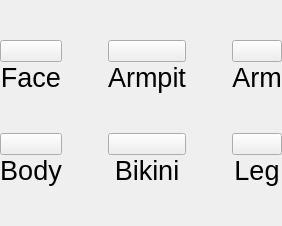
                    <widget class="QWidget" name="malePage">
                     <layout class="QVBoxLayout" name="verticalLayout_7">
                      <property name="leftMargin">
                       <number>0</number>
                      </property>
                      <property name="topMargin">
                       <number>0</number>
                      </property>
                      <property name="rightMargin">
                       <number>0</number>
                      </property>
                      <property name="bottomMargin">
                       <number>0</number>
                      </property>
                      <item>
                       <layout class="QVBoxLayout" name="verticalLayout_33" stretch="1">
                        <property name="topMargin">
                         <number>0</number>
                        </property>
                        <item>
                         <layout class="QGridLayout" name="mBodyPartsLayout" rowstretch="0,0,0,0,0,0,0" columnstretch="0,0,0,0,0">
                          <property name="bottomMargin">
                           <number>0</number>
                          </property>
                          <property name="verticalSpacing">
                           <number>0</number>
                          </property>
                          <item row="2" column="4">
                           <widget class="QLabel" name="lblMArm">
                            <property name="font">
                             <font>
                              <family>Arial</family>
                              <pointsize>20</pointsize>
                             </font>
                            </property>
                            <property name="text">
                             <string>Arm</string>
                            </property>
                            <property name="alignment">
                             <set>Qt::AlignCenter</set>
                            </property>
                           </widget>
                          </item>
                          <item row="1" column="1">
                           <spacer name="horizontalSpacer_24">
                            <property name="orientation">
                             <enum>Qt::Horizontal</enum>
                            </property>
                            <property name="sizeHint" stdset="0">
                             <size>
                              <width>40</width>
                              <height>20</height>
                             </size>
                            </property>
                           </spacer>
                          </item>
                          <item row="4" column="4">
                           <widget class="QPushButton" name="btnMLeg">
                            <property name="text">
                             <string/>
                            </property>
                            <property name="icon">
                             <iconset>
                              <normaloff>images/mLeg.png</normaloff>images/mLeg.png</iconset>
                            </property>
                            <property name="iconSize">
                             <size>
                              <width>180</width>
                              <height>170</height>
                             </size>
                            </property>
                           </widget>
                          </item>
                          <item row="1" column="4">
                           <widget class="QPushButton" name="btnMArm">
                            <property name="text">
                             <string/>
                            </property>
                            <property name="icon">
                             <iconset>
                              <normaloff>images/mArm.png</normaloff>images/mArm.png</iconset>
                            </property>
                            <property name="iconSize">
                             <size>
                              <width>180</width>
                              <height>170</height>
                             </size>
                            </property>
                           </widget>
                          </item>
                          <item row="3" column="2">
                           <spacer name="verticalSpacer_21">
                            <property name="orientation">
                             <enum>Qt::Vertical</enum>
                            </property>
                            <property name="sizeHint" stdset="0">
                             <size>
                              <width>20</width>
                              <height>40</height>
                             </size>
                            </property>
                           </spacer>
                          </item>
                          <item row="1" column="3">
                           <spacer name="horizontalSpacer_25">
                            <property name="orientation">
                             <enum>Qt::Horizontal</enum>
                            </property>
                            <property name="sizeHint" stdset="0">
                             <size>
                              <width>40</width>
                              <height>20</height>
                             </size>
                            </property>
                           </spacer>
                          </item>
                          <item row="2" column="2">
                           <widget class="QLabel" name="lblMArmpit">
                            <property name="font">
                             <font>
                              <family>Arial</family>
                              <pointsize>20</pointsize>
                             </font>
                            </property>
                            <property name="text">
                             <string>Armpit</string>
                            </property>
                            <property name="alignment">
                             <set>Qt::AlignCenter</set>
                            </property>
                           </widget>
                          </item>
                          <item row="1" column="2">
                           <widget class="QPushButton" name="btnMArmpit">
                            <property name="text">
                             <string/>
                            </property>
                            <property name="icon">
                             <iconset>
                              <normaloff>images/mArmpit.png</normaloff>images/mArmpit.png</iconset>
                            </property>
                            <property name="iconSize">
                             <size>
                              <width>180</width>
                              <height>170</height>
                             </size>
                            </property>
                           </widget>
                          </item>
                          <item row="1" column="0">
                           <widget class="QPushButton" name="btnMFace">
                            <property name="text">
                             <string/>
                            </property>
                            <property name="icon">
                             <iconset>
                              <normaloff>images/mFace.png</normaloff>images/mFace.png</iconset>
                            </property>
                            <property name="iconSize">
                             <size>
                              <width>180</width>
                              <height>170</height>
                             </size>
                            </property>
                           </widget>
                          </item>
                          <item row="4" column="2">
                           <widget class="QPushButton" name="btnMBikini">
                            <property name="text">
                             <string/>
                            </property>
                            <property name="icon">
                             <iconset>
                              <normaloff>images/mBikini.png</normaloff>images/mBikini.png</iconset>
                            </property>
                            <property name="iconSize">
                             <size>
                              <width>180</width>
                              <height>170</height>
                             </size>
                            </property>
                           </widget>
                          </item>
                          <item row="5" column="0">
                           <widget class="QLabel" name="lblMBody">
                            <property name="font">
                             <font>
                              <family>Arial</family>
                              <pointsize>20</pointsize>
                             </font>
                            </property>
                            <property name="text">
                             <string>Body</string>
                            </property>
                            <property name="alignment">
                             <set>Qt::AlignCenter</set>
                            </property>
                           </widget>
                          </item>
                          <item row="5" column="4">
                           <widget class="QLabel" name="lblMLeg">
                            <property name="font">
                             <font>
                              <family>Arial</family>
                              <pointsize>20</pointsize>
                             </font>
                            </property>
                            <property name="text">
                             <string>Leg</string>
                            </property>
                            <property name="alignment">
                             <set>Qt::AlignCenter</set>
                            </property>
                           </widget>
                          </item>
                          <item row="4" column="0">
                           <widget class="QPushButton" name="btnMBody">
                            <property name="text">
                             <string/>
                            </property>
                            <property name="icon">
                             <iconset>
                              <normaloff>images/mBody.png</normaloff>images/mBody.png</iconset>
                            </property>
                            <property name="iconSize">
                             <size>
                              <width>180</width>
                              <height>170</height>
                             </size>
                            </property>
                           </widget>
                          </item>
                          <item row="5" column="2">
                           <widget class="QLabel" name="lblMBikini">
                            <property name="font">
                             <font>
                              <family>Arial</family>
                              <pointsize>20</pointsize>
                             </font>
                            </property>
                            <property name="text">
                             <string>Bikini</string>
                            </property>
                            <property name="alignment">
                             <set>Qt::AlignCenter</set>
                            </property>
                           </widget>
                          </item>
                          <item row="2" column="0">
                           <widget class="QLabel" name="lblMFace">
                            <property name="font">
                             <font>
                              <family>Arial</family>
                              <pointsize>20</pointsize>
                             </font>
                            </property>
                            <property name="text">
                             <string>Face</string>
                            </property>
                            <property name="alignment">
                             <set>Qt::AlignCenter</set>
                            </property>
                           </widget>
                          </item>
                          <item row="0" column="2">
                           <spacer name="verticalSpacer_14">
                            <property name="orientation">
                             <enum>Qt::Vertical</enum>
                            </property>
                            <property name="sizeHint" stdset="0">
                             <size>
                              <width>20</width>
                              <height>40</height>
                             </size>
                            </property>
                           </spacer>
                          </item>
                          <item row="6" column="2">
                           <spacer name="verticalSpacer_10">
                            <property name="orientation">
                             <enum>Qt::Vertical</enum>
                            </property>
                            <property name="sizeHint" stdset="0">
                             <size>
                              <width>20</width>
                              <height>40</height>
                             </size>
                            </property>
                           </spacer>
                          </item>
                         </layout>
                        </item>
                       </layout>
                      </item>
                     </layout>
                    </widget>
